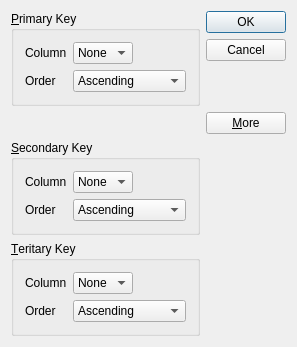
<?xml version="1.0" encoding="UTF-8"?>
<ui version="4.0">
 <class>SortDialogClass</class>
 <widget class="QDialog" name="SortDialogClass">
  <property name="geometry">
   <rect>
    <x>0</x>
    <y>0</y>
    <width>297</width>
    <height>316</height>
   </rect>
  </property>
  <property name="windowTitle">
   <string>SortDialog</string>
  </property>
  <layout class="QGridLayout" name="gridLayout_4">
   <item row="0" column="1">
    <widget class="QPushButton" name="okButton">
     <property name="text">
      <string>OK</string>
     </property>
     <property name="default">
      <bool>true</bool>
     </property>
    </widget>
   </item>
   <item row="4" column="0">
    <spacer name="verticalSpacer">
     <property name="orientation">
      <enum>Qt::Vertical</enum>
     </property>
     <property name="sizeHint" stdset="0">
      <size>
       <width>20</width>
       <height>0</height>
      </size>
     </property>
    </spacer>
   </item>
   <item row="5" column="0">
    <widget class="QGroupBox" name="secondaryGroupBox">
     <property name="title">
      <string>&amp;Secondary Key</string>
     </property>
     <layout class="QGridLayout" name="gridLayout_2">
      <item row="1" column="0">
       <widget class="QLabel" name="label_3">
        <property name="text">
         <string>Order</string>
        </property>
       </widget>
      </item>
      <item row="0" column="0">
       <widget class="QLabel" name="label_4">
        <property name="text">
         <string>Column</string>
        </property>
       </widget>
      </item>
      <item row="0" column="1">
       <widget class="QComboBox" name="secondaryColumnCombo">
        <item>
         <property name="text">
          <string>None</string>
         </property>
        </item>
       </widget>
      </item>
      <item row="0" column="2">
       <spacer name="horizontalSpacer_2">
        <property name="orientation">
         <enum>Qt::Horizontal</enum>
        </property>
        <property name="sizeHint" stdset="0">
         <size>
          <width>40</width>
          <height>20</height>
         </size>
        </property>
       </spacer>
      </item>
      <item row="1" column="1" colspan="2">
       <widget class="QComboBox" name="comboBox_4">
        <item>
         <property name="text">
          <string>Ascending</string>
         </property>
        </item>
        <item>
         <property name="text">
          <string>Descending</string>
         </property>
        </item>
       </widget>
      </item>
     </layout>
    </widget>
   </item>
   <item row="6" column="0">
    <widget class="QGroupBox" name="teriaryGroupBox">
     <property name="title">
      <string>&amp;Teritary Key</string>
     </property>
     <layout class="QGridLayout" name="gridLayout_3">
      <item row="1" column="0">
       <widget class="QLabel" name="label_5">
        <property name="text">
         <string>Order</string>
        </property>
       </widget>
      </item>
      <item row="0" column="1">
       <widget class="QComboBox" name="tertiaryColumnCombo">
        <item>
         <property name="text">
          <string>None</string>
         </property>
        </item>
       </widget>
      </item>
      <item row="0" column="2">
       <spacer name="horizontalSpacer_3">
        <property name="orientation">
         <enum>Qt::Horizontal</enum>
        </property>
        <property name="sizeHint" stdset="0">
         <size>
          <width>40</width>
          <height>20</height>
         </size>
        </property>
       </spacer>
      </item>
      <item row="1" column="1" colspan="2">
       <widget class="QComboBox" name="comboBox_6">
        <item>
         <property name="text">
          <string>Ascending</string>
         </property>
        </item>
        <item>
         <property name="text">
          <string>Descending</string>
         </property>
        </item>
       </widget>
      </item>
      <item row="0" column="0">
       <widget class="QLabel" name="label_6">
        <property name="text">
         <string>Column</string>
        </property>
       </widget>
      </item>
     </layout>
    </widget>
   </item>
   <item row="0" column="0" rowspan="3">
    <widget class="QGroupBox" name="primaryGroupBox">
     <property name="title">
      <string>&amp;Primary Key</string>
     </property>
     <layout class="QGridLayout" name="gridLayout">
      <item row="0" column="1">
       <widget class="QComboBox" name="primaryColumnCombo">
        <item>
         <property name="text">
          <string>None</string>
         </property>
        </item>
       </widget>
      </item>
      <item row="1" column="0">
       <widget class="QLabel" name="label_2">
        <property name="text">
         <string>Order</string>
        </property>
       </widget>
      </item>
      <item row="1" column="1" colspan="2">
       <widget class="QComboBox" name="comboBox_2">
        <item>
         <property name="text">
          <string>Ascending</string>
         </property>
        </item>
        <item>
         <property name="text">
          <string>Descending</string>
         </property>
        </item>
       </widget>
      </item>
      <item row="0" column="2">
       <spacer name="horizontalSpacer">
        <property name="orientation">
         <enum>Qt::Horizontal</enum>
        </property>
        <property name="sizeHint" stdset="0">
         <size>
          <width>40</width>
          <height>20</height>
         </size>
        </property>
       </spacer>
      </item>
      <item row="0" column="0">
       <widget class="QLabel" name="label">
        <property name="text">
         <string>Column</string>
        </property>
       </widget>
      </item>
     </layout>
    </widget>
   </item>
   <item row="1" column="1">
    <widget class="QPushButton" name="cancelButton">
     <property name="text">
      <string>Cancel</string>
     </property>
    </widget>
   </item>
   <item row="2" column="1">
    <spacer name="verticalSpacer_2">
     <property name="orientation">
      <enum>Qt::Vertical</enum>
     </property>
     <property name="sizeHint" stdset="0">
      <size>
       <width>20</width>
       <height>0</height>
      </size>
     </property>
    </spacer>
   </item>
   <item row="4" column="1">
    <widget class="QPushButton" name="moreButton">
     <property name="text">
      <string>&amp;More</string>
     </property>
     <property name="checkable">
      <bool>true</bool>
     </property>
    </widget>
   </item>
  </layout>
 </widget>
 <layoutdefault spacing="6" margin="11"/>
 <tabstops>
  <tabstop>primaryColumnCombo</tabstop>
  <tabstop>comboBox_2</tabstop>
  <tabstop>secondaryColumnCombo</tabstop>
  <tabstop>comboBox_4</tabstop>
  <tabstop>tertiaryColumnCombo</tabstop>
  <tabstop>comboBox_6</tabstop>
  <tabstop>okButton</tabstop>
 </tabstops>
 <resources>
  <include location="SortDialog.qrc"/>
 </resources>
 <connections>
  <connection>
   <sender>okButton</sender>
   <signal>clicked()</signal>
   <receiver>SortDialogClass</receiver>
   <slot>accept()</slot>
   <hints>
    <hint type="sourcelabel">
     <x>245</x>
     <y>17</y>
    </hint>
    <hint type="destinationlabel">
     <x>137</x>
     <y>125</y>
    </hint>
   </hints>
  </connection>
  <connection>
   <sender>cancelButton</sender>
   <signal>clicked()</signal>
   <receiver>SortDialogClass</receiver>
   <slot>reject()</slot>
   <hints>
    <hint type="sourcelabel">
     <x>221</x>
     <y>50</y>
    </hint>
    <hint type="destinationlabel">
     <x>171</x>
     <y>117</y>
    </hint>
   </hints>
  </connection>
  <connection>
   <sender>moreButton</sender>
   <signal>toggled(bool)</signal>
   <receiver>secondaryGroupBox</receiver>
   <slot>setVisible(bool)</slot>
   <hints>
    <hint type="sourcelabel">
     <x>232</x>
     <y>147</y>
    </hint>
    <hint type="destinationlabel">
     <x>177</x>
     <y>205</y>
    </hint>
   </hints>
  </connection>
  <connection>
   <sender>moreButton</sender>
   <signal>toggled(bool)</signal>
   <receiver>teriaryGroupBox</receiver>
   <slot>setVisible(bool)</slot>
   <hints>
    <hint type="sourcelabel">
     <x>248</x>
     <y>145</y>
    </hint>
    <hint type="destinationlabel">
     <x>180</x>
     <y>297</y>
    </hint>
   </hints>
  </connection>
 </connections>
</ui>
